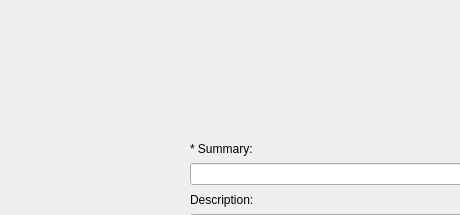
<?xml version="1.0" encoding="UTF-8"?>
<ui version="4.0">
 <class>create_calendar</class>
 <widget class="QDialog" name="create_calendar">
  <property name="geometry">
   <rect>
    <x>0</x>
    <y>0</y>
    <width>460</width>
    <height>215</height>
   </rect>
  </property>
  <property name="windowTitle">
   <string>Dialog</string>
  </property>
  <widget class="QWidget" name="layoutWidget">
   <property name="geometry">
    <rect>
     <x>190</x>
     <y>140</y>
     <width>371</width>
     <height>175</height>
    </rect>
   </property>
   <layout class="QVBoxLayout" name="verticalLayout">
    <item>
     <widget class="QLabel" name="label">
      <property name="text">
       <string>* Summary:</string>
      </property>
     </widget>
    </item>
    <item>
     <widget class="QLineEdit" name="summary"/>
    </item>
    <item>
     <widget class="QLabel" name="label_3">
      <property name="text">
       <string>Description:</string>
      </property>
     </widget>
    </item>
    <item>
     <widget class="QLineEdit" name="description"/>
    </item>
    <item>
     <widget class="QLabel" name="label_2">
      <property name="text">
       <string>Location</string>
      </property>
     </widget>
    </item>
    <item>
     <widget class="QLineEdit" name="location">
      <property name="text">
       <string/>
      </property>
     </widget>
    </item>
    <item>
     <widget class="QPushButton" name="create">
      <property name="text">
       <string>Create Calendar</string>
      </property>
     </widget>
    </item>
   </layout>
  </widget>
 </widget>
 <resources/>
 <connections/>
</ui>
